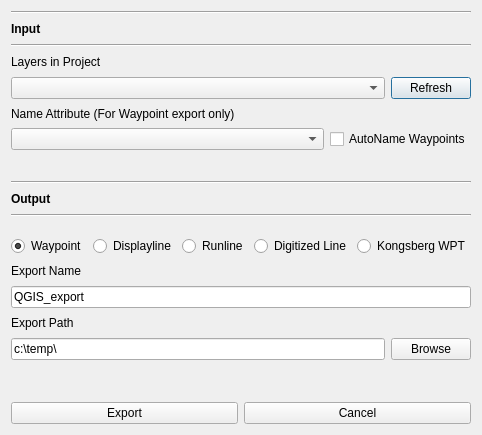
<?xml version="1.0" encoding="UTF-8"?>
<ui version="4.0">
 <class>ExportDialogBase</class>
 <widget class="QDialog" name="ExportDialogBase">
  <property name="geometry">
   <rect>
    <x>0</x>
    <y>0</y>
    <width>428</width>
    <height>435</height>
   </rect>
  </property>
  <property name="windowTitle">
   <string>Export</string>
  </property>
  <layout class="QGridLayout" name="gridLayout">
   <item row="0" column="0">
    <widget class="Line" name="line_4">
     <property name="orientation">
      <enum>Qt::Horizontal</enum>
     </property>
    </widget>
   </item>
   <item row="1" column="0">
    <widget class="QLabel" name="label_6">
     <property name="font">
      <font>
       <weight>75</weight>
       <bold>true</bold>
      </font>
     </property>
     <property name="text">
      <string>Input</string>
     </property>
    </widget>
   </item>
   <item row="2" column="0">
    <widget class="Line" name="line_3">
     <property name="orientation">
      <enum>Qt::Horizontal</enum>
     </property>
    </widget>
   </item>
   <item row="3" column="0">
    <widget class="QLabel" name="label_3">
     <property name="text">
      <string>Layers in Project</string>
     </property>
    </widget>
   </item>
   <item row="4" column="0">
    <layout class="QHBoxLayout" name="horizontalLayout_4">
     <item>
      <widget class="QComboBox" name="comboBoxPointLayers"/>
     </item>
     <item>
      <widget class="QPushButton" name="pB_Refresh">
       <property name="sizePolicy">
        <sizepolicy hsizetype="Fixed" vsizetype="Minimum">
         <horstretch>0</horstretch>
         <verstretch>0</verstretch>
        </sizepolicy>
       </property>
       <property name="text">
        <string>Refresh</string>
       </property>
      </widget>
     </item>
    </layout>
   </item>
   <item row="5" column="0">
    <widget class="QLabel" name="label_4">
     <property name="text">
      <string>Name Attribute (For Waypoint export only)</string>
     </property>
    </widget>
   </item>
   <item row="6" column="0">
    <layout class="QHBoxLayout" name="horizontalLayout_6">
     <item>
      <widget class="QComboBox" name="comboBoxNameAttr">
       <property name="sizePolicy">
        <sizepolicy hsizetype="Expanding" vsizetype="Fixed">
         <horstretch>100</horstretch>
         <verstretch>0</verstretch>
        </sizepolicy>
       </property>
      </widget>
     </item>
     <item>
      <widget class="QCheckBox" name="cB_NoNameAttr">
       <property name="text">
        <string>AutoName Waypoints</string>
       </property>
      </widget>
     </item>
    </layout>
   </item>
   <item row="7" column="0">
    <spacer name="verticalSpacer">
     <property name="orientation">
      <enum>Qt::Vertical</enum>
     </property>
     <property name="sizeType">
      <enum>QSizePolicy::Minimum</enum>
     </property>
     <property name="sizeHint" stdset="0">
      <size>
       <width>407</width>
       <height>25</height>
      </size>
     </property>
    </spacer>
   </item>
   <item row="8" column="0">
    <widget class="Line" name="line">
     <property name="sizePolicy">
      <sizepolicy hsizetype="Expanding" vsizetype="Fixed">
       <horstretch>0</horstretch>
       <verstretch>0</verstretch>
      </sizepolicy>
     </property>
     <property name="orientation">
      <enum>Qt::Horizontal</enum>
     </property>
    </widget>
   </item>
   <item row="9" column="0">
    <widget class="QLabel" name="label_5">
     <property name="font">
      <font>
       <weight>75</weight>
       <bold>true</bold>
      </font>
     </property>
     <property name="text">
      <string>Output</string>
     </property>
    </widget>
   </item>
   <item row="10" column="0">
    <widget class="Line" name="line_2">
     <property name="sizePolicy">
      <sizepolicy hsizetype="Expanding" vsizetype="Fixed">
       <horstretch>0</horstretch>
       <verstretch>0</verstretch>
      </sizepolicy>
     </property>
     <property name="orientation">
      <enum>Qt::Horizontal</enum>
     </property>
    </widget>
   </item>
   <item row="11" column="0">
    <spacer name="verticalSpacer_3">
     <property name="orientation">
      <enum>Qt::Vertical</enum>
     </property>
     <property name="sizeType">
      <enum>QSizePolicy::Minimum</enum>
     </property>
     <property name="sizeHint" stdset="0">
      <size>
       <width>407</width>
       <height>13</height>
      </size>
     </property>
    </spacer>
   </item>
   <item row="12" column="0">
    <layout class="QHBoxLayout" name="horizontalLayout_5">
     <item>
      <widget class="QRadioButton" name="rB_wp">
       <property name="text">
        <string>Waypoint</string>
       </property>
       <property name="checked">
        <bool>true</bool>
       </property>
      </widget>
     </item>
     <item>
      <widget class="QRadioButton" name="rB_dis">
       <property name="text">
        <string>Displayline</string>
       </property>
      </widget>
     </item>
     <item>
      <widget class="QRadioButton" name="rB_rln">
       <property name="text">
        <string>Runline</string>
       </property>
      </widget>
     </item>
     <item>
      <widget class="QRadioButton" name="rB_dig">
       <property name="text">
        <string>Digitized Line</string>
       </property>
      </widget>
     </item>
     <item>
      <widget class="QRadioButton" name="rB_kongs">
       <property name="text">
        <string>Kongsberg WPT</string>
       </property>
      </widget>
     </item>
    </layout>
   </item>
   <item row="13" column="0">
    <widget class="QLabel" name="label">
     <property name="text">
      <string>Export Name</string>
     </property>
    </widget>
   </item>
   <item row="14" column="0">
    <widget class="QgsFilterLineEdit" name="export_name">
     <property name="text">
      <string>QGIS_export</string>
     </property>
     <property name="placeholderText">
      <string/>
     </property>
     <property name="qgisRelation" stdset="0">
      <string notr="true"/>
     </property>
    </widget>
   </item>
   <item row="15" column="0">
    <widget class="QLabel" name="label_2">
     <property name="text">
      <string>Export Path</string>
     </property>
    </widget>
   </item>
   <item row="16" column="0">
    <layout class="QHBoxLayout" name="horizontalLayout_3">
     <item>
      <layout class="QHBoxLayout" name="horizontalLayout_2">
       <item>
        <widget class="QgsFilterLineEdit" name="export_path">
         <property name="text">
          <string>c:\temp\</string>
         </property>
         <property name="placeholderText">
          <string>Export path i.e C:\temp\</string>
         </property>
         <property name="qgisRelation" stdset="0">
          <string notr="true"/>
         </property>
        </widget>
       </item>
      </layout>
     </item>
     <item>
      <widget class="QPushButton" name="pB_Browse">
       <property name="text">
        <string>Browse</string>
       </property>
      </widget>
     </item>
    </layout>
   </item>
   <item row="17" column="0">
    <spacer name="verticalSpacer_2">
     <property name="orientation">
      <enum>Qt::Vertical</enum>
     </property>
     <property name="sizeType">
      <enum>QSizePolicy::Minimum</enum>
     </property>
     <property name="sizeHint" stdset="0">
      <size>
       <width>407</width>
       <height>30</height>
      </size>
     </property>
    </spacer>
   </item>
   <item row="18" column="0">
    <widget class="QDialogButtonBox" name="ff"/>
   </item>
   <item row="19" column="0">
    <layout class="QHBoxLayout" name="horizontalLayout">
     <item>
      <widget class="QPushButton" name="pB_Export">
       <property name="text">
        <string>Export</string>
       </property>
      </widget>
     </item>
     <item>
      <widget class="QPushButton" name="pB_Cancel">
       <property name="text">
        <string>Cancel</string>
       </property>
      </widget>
     </item>
    </layout>
   </item>
  </layout>
 </widget>
 <customwidgets>
  <customwidget>
   <class>QgsFilterLineEdit</class>
   <extends>QLineEdit</extends>
   <header>qgsfilterlineedit.h</header>
  </customwidget>
 </customwidgets>
 <resources/>
 <connections/>
</ui>
